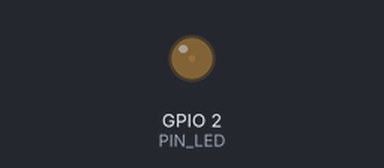
Bench run of a sketch on a simulated ESP32. Parts: output pins drawn as LEDs (lit = HIGH).

Above: at 0.05 s.
At 1.15 s:
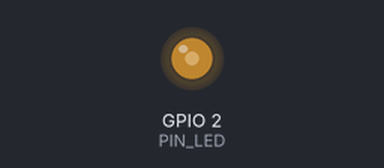
At 2.3 s:
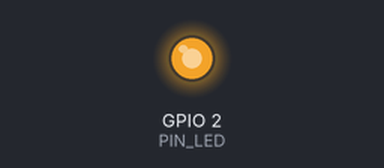
At 4.55 s:
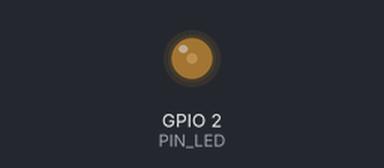
Timing chart, 0 to 6.6 s (numbered marks = the images above):
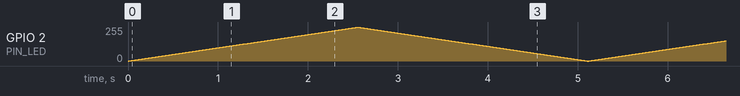

The sketch:

4_breathing_LED.ino
```cpp
#define PIN_LED 2
#define CHN     0     // define the pulse-width-modulation (pwn) channel
#define FRQ     1000  // define the pwn frequency
#define PWN_BIT 8     // define the pwn precision

void setup() {
  // put your setup code here, to run once:
  ledcAttachChannel(PIN_LED, FRQ, PWN_BIT, CHN);
}

void loop() {
  // put your main code here, to run repeatedly:
  for (int i = 0; i < 255; i++) { // make the LED fade in
    ledcWrite(PIN_LED, i);
    delay(10);
  }
  for (int i = 255; i > -1; i--) { // make the LED fade out
    ledcWrite(PIN_LED, i);
    delay(10);
  }
}
```
